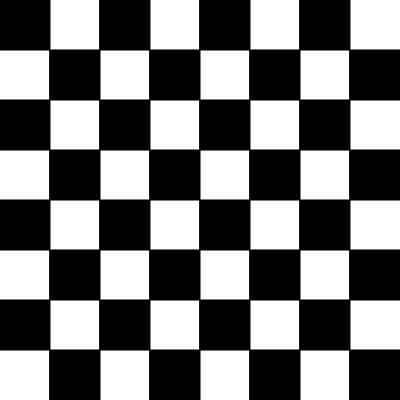
Frame 1 (no input)
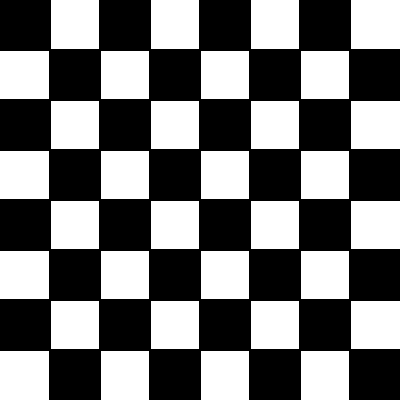
Frame 60 (no input)
Frame 120 (the mouse pressed at the canvas centre since frame 60): identical to frame 60, image omitted

The p5.js sketch that drew these frames (run headless with seeded random() and noise() and a simulated clock; from frame 60 on, the mouse is pressed at the canvas centre):

// p5.js sketch
// ── sketch.js
// Project Title
// Your Name
// Date
//
// Extra for Experts:
// - describe what you did to take this project "above and beyond"

let v;
let h;

function setup() {
  createCanvas(400, 400);
  background(255);
}

function draw() {
  for (h = 0; h < 400; h += 100) {
    for (v = 0; v < 400; v += 100) {
      fill(0);
      rect(h, v, 50, 50);
    }
  }

  for (h = 50; h < 400; h += 100) {
    for (v = 50; v < 400; v += 100) {
      fill(0);
      rect(h, v, 50, 50);
    }
  }

//  fill(0, 0, 0, 0);
//  rect(200, 200, 400, 400);

}
